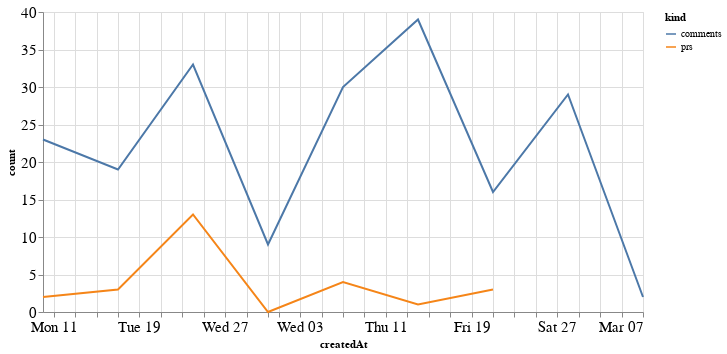

Notebook code for this chart:
### Code cell
alt.Chart(total_time, width=600).mark_line().encode(
    x='createdAt',
    y='count',
    color='kind'
)

### Figure 1 — Vega-Lite specification as saved in the notebook (floating-point values rounded to 4 significant figures)
{"config": {"axisLeft": {"labelFontSize": 15}, "axisBottom": {"labelFontSize": 15}}, "data": {"name": "data-eac8a2d4a56782c4d57dabbb467ba3ec"}, "mark": "line", "encoding": {"color": {"type": "nominal", "field": "kind"}, "x": {"type": "temporal", "field": "createdAt"}, "y": {"type": "quantitative", "field": "count"}}, "width": 600, "$schema": "https://vega.github.io/schema/vega-lite/v4.8.1.json", "datasets": {"data-eac8a2d4a56782c4d57dabbb467ba3ec": [{"createdAt": "2021-01-10T00:00:00", "kind": "prs", "count": 2.0}, {"createdAt": "2021-01-17T00:00:00", "kind": "prs", "count": 3.0}, {"createdAt": "2021-01-24T00:00:00", "kind": "prs", "count": 13.0}, {"createdAt": "2021-01-31T00:00:00", "kind": "prs", "count": 0.0}, {"createdAt": "2021-02-07T00:00:00", "kind": "prs", "count": 4.0}, {"createdAt": "2021-02-14T00:00:00", "kind": "prs", "count": 1.0}, {"createdAt": "2021-02-21T00:00:00", "kind": "prs", "count": 3.0}, {"createdAt": "2021-02-28T00:00:00", "kind": "prs", "count": null}, {"createdAt": "2021-03-07T00:00:00", "kind": "prs", "count": null}, {"createdAt": "2021-01-10T00:00:00", "kind": "comments", "count": 23.0}, {"createdAt": "2021-01-17T00:00:00", "kind": "comments", "count": 19.0}, {"createdAt": "2021-01-24T00:00:00", "kind": "comments", "count": 33.0}, {"createdAt": "2021-01-31T00:00:00", "kind": "comments", "count": 9.0}, {"createdAt": "2021-02-07T00:00:00", "kind": "comments", "count": 30.0}, {"createdAt": "2021-02-14T00:00:00", "kind": "comments", "count": 39.0}, {"createdAt": "2021-02-21T00:00:00", "kind": "comments", "count": 16.0}, {"createdAt": "2021-02-28T00:00:00", "kind": "comments", "count": 29.0}, {"createdAt": "2021-03-07T00:00:00", "kind": "comments", "count": 2.0}]}}
